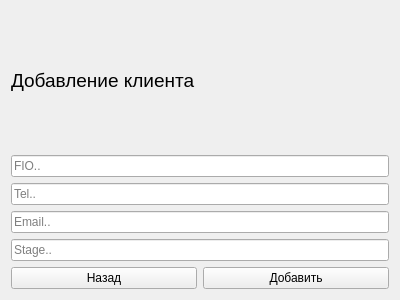
<?xml version="1.0" encoding="UTF-8"?>
<ui version="4.0">
 <class>Form</class>
 <widget class="QWidget" name="Form">
  <property name="geometry">
   <rect>
    <x>0</x>
    <y>0</y>
    <width>400</width>
    <height>300</height>
   </rect>
  </property>
  <property name="windowTitle">
   <string>Form</string>
  </property>
  <layout class="QHBoxLayout" name="horizontalLayout_2">
   <item>
    <layout class="QVBoxLayout" name="verticalLayout_2">
     <item>
      <layout class="QVBoxLayout" name="verticalLayout">
       <item>
        <widget class="QLabel" name="label">
         <property name="font">
          <font>
           <pointsize>14</pointsize>
           <weight>50</weight>
           <bold>false</bold>
          </font>
         </property>
         <property name="text">
          <string>Добавление клиента</string>
         </property>
        </widget>
       </item>
       <item>
        <widget class="QLineEdit" name="lineEdit">
         <property name="placeholderText">
          <string>FIO..</string>
         </property>
        </widget>
       </item>
       <item>
        <widget class="QLineEdit" name="lineEdit_2">
         <property name="placeholderText">
          <string>Tel..</string>
         </property>
        </widget>
       </item>
       <item>
        <widget class="QLineEdit" name="lineEdit_3">
         <property name="placeholderText">
          <string>Email..</string>
         </property>
        </widget>
       </item>
       <item>
        <widget class="QLineEdit" name="lineEdit_4">
         <property name="placeholderText">
          <string>Stage..</string>
         </property>
        </widget>
       </item>
      </layout>
     </item>
     <item>
      <layout class="QHBoxLayout" name="horizontalLayout">
       <item>
        <widget class="QPushButton" name="pushButton_2">
         <property name="text">
          <string>Назад</string>
         </property>
        </widget>
       </item>
       <item>
        <widget class="QPushButton" name="pushButton">
         <property name="text">
          <string>Добавить</string>
         </property>
        </widget>
       </item>
      </layout>
     </item>
    </layout>
   </item>
  </layout>
 </widget>
 <resources/>
 <connections/>
</ui>
